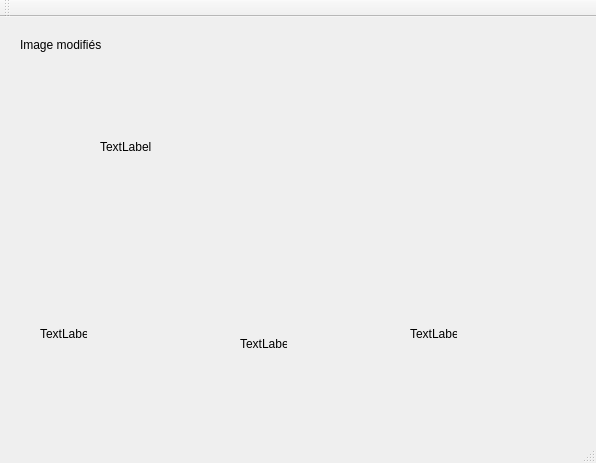
<?xml version="1.0" encoding="UTF-8"?>
<ui version="4.0">
 <class>question</class>
 <widget class="QMainWindow" name="question">
  <property name="geometry">
   <rect>
    <x>0</x>
    <y>0</y>
    <width>596</width>
    <height>463</height>
   </rect>
  </property>
  <property name="windowTitle">
   <string>question</string>
  </property>
  <widget class="QWidget" name="centralWidget">
   <widget class="QWidget" name="verticalLayoutWidget">
    <property name="geometry">
     <rect>
      <x>100</x>
      <y>60</y>
      <width>391</width>
      <height>181</height>
     </rect>
    </property>
    <layout class="QVBoxLayout" name="verticalLayout"/>
   </widget>
   <widget class="QLabel" name="label">
    <property name="geometry">
     <rect>
      <x>20</x>
      <y>20</y>
      <width>81</width>
      <height>16</height>
     </rect>
    </property>
    <property name="text">
     <string>Image modifiés</string>
    </property>
   </widget>
   <widget class="QLabel" name="pic_1">
    <property name="enabled">
     <bool>true</bool>
    </property>
    <property name="geometry">
     <rect>
      <x>100</x>
      <y>40</y>
      <width>389</width>
      <height>179</height>
     </rect>
    </property>
    <property name="text">
     <string>TextLabel</string>
    </property>
   </widget>
   <widget class="QLabel" name="prop_1">
    <property name="geometry">
     <rect>
      <x>40</x>
      <y>310</y>
      <width>47</width>
      <height>13</height>
     </rect>
    </property>
    <property name="text">
     <string>TextLabel</string>
    </property>
   </widget>
   <widget class="QLabel" name="prop_2">
    <property name="geometry">
     <rect>
      <x>240</x>
      <y>320</y>
      <width>47</width>
      <height>13</height>
     </rect>
    </property>
    <property name="text">
     <string>TextLabel</string>
    </property>
   </widget>
   <widget class="QLabel" name="prop_3">
    <property name="geometry">
     <rect>
      <x>410</x>
      <y>310</y>
      <width>47</width>
      <height>13</height>
     </rect>
    </property>
    <property name="text">
     <string>TextLabel</string>
    </property>
   </widget>
  </widget>
  <widget class="QMenuBar" name="menuBar">
   <property name="geometry">
    <rect>
     <x>0</x>
     <y>0</y>
     <width>596</width>
     <height>21</height>
    </rect>
   </property>
  </widget>
  <widget class="QToolBar" name="mainToolBar">
   <attribute name="toolBarArea">
    <enum>TopToolBarArea</enum>
   </attribute>
   <attribute name="toolBarBreak">
    <bool>false</bool>
   </attribute>
  </widget>
  <widget class="QStatusBar" name="statusBar"/>
 </widget>
 <layoutdefault spacing="6" margin="11"/>
 <resources/>
 <connections/>
</ui>
